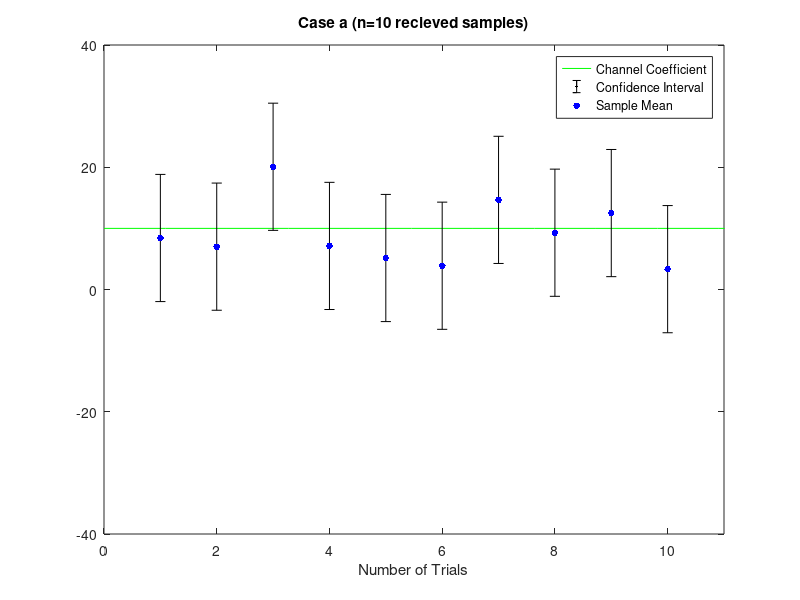
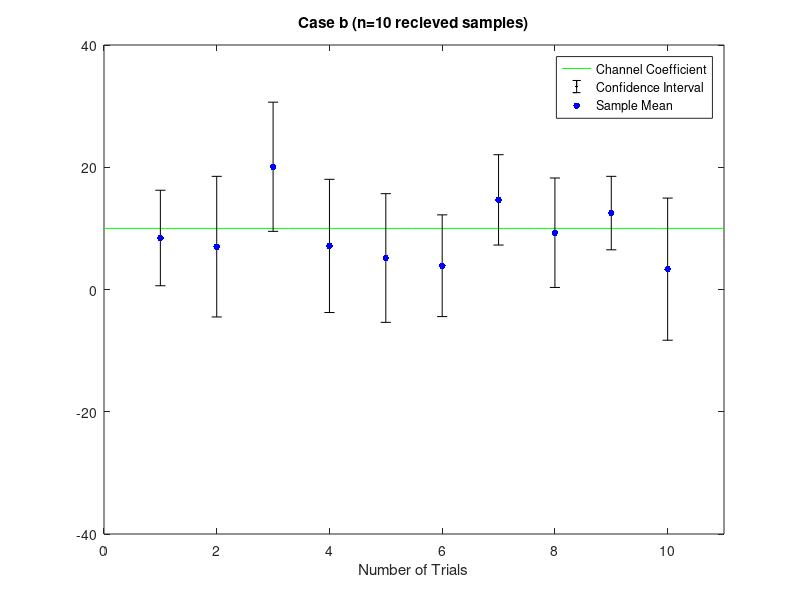
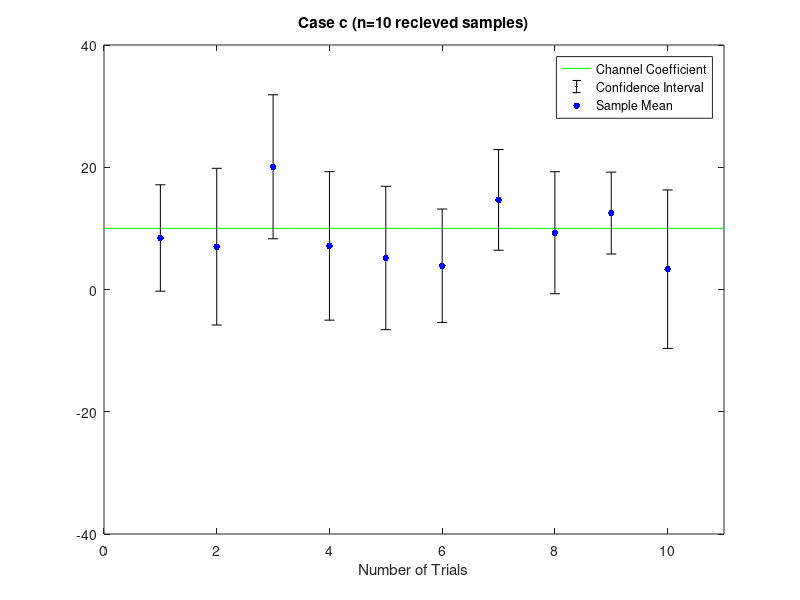

Recreate these plots in MATLAB, in order.
% ECE 514 Mini-project Fall 2021 
clear;
close all;
clc;

seed = 576; %Name: Isha Pathania, Vowels: a=16,i=256 (256+16+16+16+256+16=576)  
rng(seed,'twister');

C=10;  % Given Channel Coefficient
m =1000;  % No. of trials
n1 = 10; % n=10 recieved samples
n2 = 100; % n=100 recieved samples
sigma_N = 20;  % Given standard deviation of noise N
sigma_a = sigma_N; % Case a: Variance of N is the same as X 
conf = 0.9; % Given 90% confidence interval

alpha = 1-conf;
case_a_n1 = 0;  % Number of cases where C lies in the confidence interval for case a, n=10
case_b_n1 = 0;  % Number of cases where C lies in the confidence interval for case b, n=10
case_c_n1 = 0;  % Number of cases where C lies in the confidence interval for case c, n=10
sample_mean_array = zeros(1,10);   % Sample means from first 10 trials
lower_conf_a = zeros(1,10);  % Confidence interval lower limit for first 10 trials for case a, n=10
upper_conf_a = zeros(1,10);  % Confidence interval upper limit for first 10 trials for case a, n=10
lower_conf_b = zeros(1,10);  % Confidence interval lower limit for first 10 trials for case b, n=10
upper_conf_b = zeros(1,10);  % Confidence interval upper limit for first 10 trials for case b, n=10
lower_conf_c = zeros(1,10);  % Confidence interval lower limit for first 10 trials for case c, n=10
upper_conf_c = zeros(1,10);  % Confidence interval upper limit for first 10 trials for case c, n=10
case_a_n2 = 0;  % Number of cases where C lies in the confidence interval for case a, n=100
case_b_n2 = 0;  % Number of cases where C lies in the confidence interval for case b, n=100
case_c_n2 = 0;  % Number of cases where C lies in the confidence interval for case c, n=100

%running for loop for n=10 trials
for i = 1:m
    N = sigma_N*randn(1,n1); % Generating noise N and scaling by sigma_N
    X = C+N;  
    sample_mean = sum(X)/n1; % Sample Mean for the generated data points when n=10

    %Case a : Estimating the confidence interval using the variance of X
    delta_a = norminv((1-alpha/2),0,sigma_a/sqrt(n1));
    y_alpha_a = delta_a * sqrt(n1)/sigma_a;  
    if ((sample_mean-delta_a <= C) && (C <= sample_mean+delta_a))
        case_a_n1 = case_a_n1+1;  %count of number of times C lies within the confidence interval
    end
    
    %Case b : Estimating the confidence interval using sample variance
    %without assuming measurements are gaussian
    sample_var = (sum((X-sample_mean).^2))/(n1-1);
    sigma_b = sqrt(sample_var);
    y_alpha_b = y_alpha_a;
    delta_b = y_alpha_b*sigma_b/sqrt(n1);  
    if ((sample_mean-delta_b <= C) && (C <= sample_mean+delta_b))
        case_b_n1 = case_b_n1+1;  %count of number of times C lies within the confidence interval
    end
   
    %Case c : Estimating the confidence interval using Sample variance while assuming that the measurements are gaussian
    y_alpha_c = tinv(1-alpha/2,n1-1);
    sigma_c = sigma_b;
    delta_c = y_alpha_c*sigma_c/sqrt(n1);  
    if ((sample_mean-delta_c <= C) && (C <= sample_mean+delta_c))
        case_c_n1 = case_c_n1+1;  %count of number of times C lies within the confidence interval
    end
    
    if (i<=10)
        sample_mean_array(i) = sample_mean;
        lower_conf_a(i) = sample_mean - delta_a;
        upper_conf_a(i) = sample_mean + delta_a;
        lower_conf_b(i) = sample_mean - delta_b;
        upper_conf_b(i) = sample_mean + delta_b;
        lower_conf_c(i) = sample_mean - delta_c;
        upper_conf_c(i) = sample_mean + delta_c;
    end

end

disp("For n=10 samples");
disp("The number of times C lies within the 90% confidence interval for Case a is " + case_a_n1);
disp("The number of times C lies within the 90% confidence interval for Case b is " + case_b_n1);
disp("The number of times C lies within the 90% confidence interval for Case c is " + case_c_n1);

figure;
x_data = linspace(1,10,10);
x_line = linspace(0,12,12);
y_line = ones(1, 12)*C;
plot(x_line, y_line, 'g'); hold on;
error_a = upper_conf_a - sample_mean_array;
errorbar(x_data, sample_mean_array, error_a, 'k.'); % Plots error bars at the specific data points given by x_data and y_data.
plot(x_data, sample_mean_array, 'b.', 'MarkerSize', 15); hold on;% Add data points to the plot.

xlim([0 11]);
ylim([-40 40]);
title('Case a (n=10 recieved samples)');
xlabel('Number of Trials');
legend('Channel Coefficient', 'Confidence Interval', 'Sample Mean');


figure;
x_data = linspace(1,10,10);
x_line = linspace(0,12,12);
y_line = ones(1, 12)*C;
plot(x_line, y_line, 'g'); hold on;
error_b = upper_conf_b - sample_mean_array;
errorbar(x_data, sample_mean_array, error_b, 'k.'); % Plots error bars at the specific data points given by x_data and y_data.
plot(x_data, sample_mean_array, 'b.', 'MarkerSize', 15); hold on;% Add data points to the plot.

xlim([0 11]);
ylim([-40 40]);
title('Case b (n=10 recieved samples)');
xlabel('Number of Trials');
legend('Channel Coefficient', 'Confidence Interval', 'Sample Mean');

figure;
x_data = linspace(1,10,10);
x_line = linspace(0,12,12);
y_line = ones(1, 12)*C;
plot(x_line, y_line, 'g'); hold on;
error_c = upper_conf_c - sample_mean_array;
errorbar(x_data, sample_mean_array, error_c, 'k.'); % Plots error bars at the specific data points given by x_data and y_data.
plot(x_data, sample_mean_array, 'b.', 'MarkerSize', 15); hold on;% Add data points to the plot.

xlim([0 11]);
ylim([-40 40]);
title('Case c (n=10 recieved samples)');
xlabel('Number of Trials');
legend('Channel Coefficient', 'Confidence Interval', 'Sample Mean');


%running for loop for n=100 trials
for i = 1:m
    N = sigma_N*randn(1,n2); % Generating noise N and scaling by sigma_N
    X = C+N;  
    sample_mean = sum(X)/n2; % Sample Mean for the generated data points when n=100

    %Case a : Estimating the confidence interval using the variance of X
    delta_a = norminv((1-alpha/2),0,sigma_a/sqrt(n2));
    y_alpha_a = delta_a * sqrt(n2)/sigma_a;  
    if ((sample_mean-delta_a <= C) && (C <= sample_mean+delta_a))
        case_a_n2 = case_a_n2+1;  %count of number of times C lies within the confidence interval
    end
    
    %Case b : Estimating the confidence interval using sample variance
    %without assuming measurements are gaussian
    sample_var = (sum((X-sample_mean).^2))/(n2-1);
    sigma_b = sqrt(sample_var);
    y_alpha_b = y_alpha_a;
    delta_b = y_alpha_b*sigma_b/sqrt(n2);  
    if ((sample_mean-delta_b <= C) && (C <= sample_mean+delta_b))
        case_b_n2 = case_b_n2+1;  %count of number of times C lies within the confidence interval
    end
   
    %Case c : Estimating the confidence interval using Sample variance while assuming that the measurements are gaussian
    y_alpha_c = tinv(1-alpha/2,n2-1);
    sigma_c = sigma_b;
    delta_c = y_alpha_c*sigma_c/sqrt(n2);  
    if ((sample_mean-delta_c <= C) && (C <= sample_mean+delta_c))
        case_c_n2 = case_c_n2+1;  %count of number of times C lies within the confidence interval
    end
end

fprintf("\n")
disp("For n=100 samples");
disp("The number of times C lies within the 90% confidence interval for Case a is " + case_a_n2);
disp("The number of times C lies within the 90% confidence interval for Case b is " + case_b_n2);
disp("The number of times C lies within the 90% confidence interval for Case c is " + case_c_n2);

alpha=0.91;
delta=norminv((1-alpha/2),0,sqrt(295.84/121));
disp(delta);